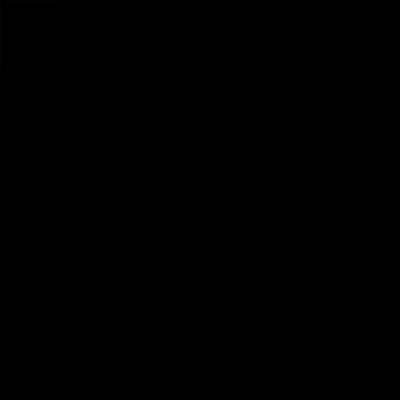
Frame 1 (no input)
Frame 60 (the mouse pressed at the canvas centre just before this capture): identical to frame 1, image omitted
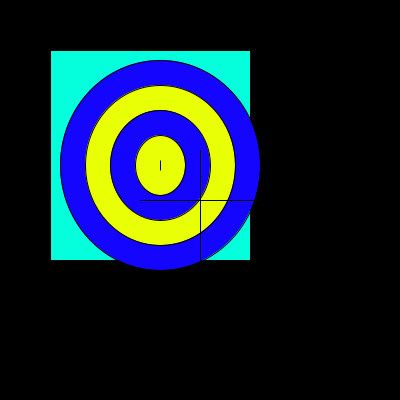
Frame 120 (the mouse held since frame 60 and released just before this capture)

The Processing sketch that drew these frames (run headless with seeded random() and noise(); from frame 60 on, the mouse is pressed at the canvas centre):

// Processing sketch: processing_154293
// ── processing_154293.pde

//Zack Shen zixuans
//copyright?

final int RING_WIDTH = 50;
int rectHeight = 300, rectWidth = 300;
int  diameter = 280;

void setup()
{
  size(400,400);
}
  
void draw()
{  
  background (0, 0, 0);
  float x = mouseX;
  float y = mouseY;
  float objWidth = (x/200)*y;
  float objHeight = y + 10;
  
  fill(5, 255, 220);
  rect(x - rectWidth/2, y - rectHeight/2, objWidth, objHeight);
  
  fill(20, 5, 255); 
  ellipseMode(CORNER);
  ellipse(x - diameter/2, y - diameter/2, objWidth, objHeight);
 
  fill(233,255,5); 
  ellipse(x - (diameter - RING_WIDTH)/2, y - (diameter - RING_WIDTH)/2, objWidth - RING_WIDTH, objHeight - RING_WIDTH);
  
  fill(20, 5, 255);
  ellipse(x - (diameter - RING_WIDTH*2)/2, y - (diameter - RING_WIDTH*2)/2, objWidth - RING_WIDTH*2, objHeight - RING_WIDTH*2);
  
  fill(233,255,5);
  ellipse(x - (diameter - RING_WIDTH*3)/2, y - (diameter - RING_WIDTH*3)/2, objWidth - RING_WIDTH*3, objHeight - RING_WIDTH*3);
  
  fill(20, 5, 255);
  ellipse(x - (diameter - RING_WIDTH*4)/2, y - (diameter - RING_WIDTH*4)/2, objWidth - RING_WIDTH*4, objHeight - RING_WIDTH*4);
  
  
  fill(250, 0 ,0);
  arc(x - 30/2, y - 30/2, objWidth - RING_WIDTH*5 , objHeight - RING_WIDTH*5, 0, radians(180));
  arc(x- 30/2, y - 30/2, objWidth - RING_WIDTH*5 , objHeight - RING_WIDTH*5, radians(180), radians(360));
  
  fill(0, 0, 0);
  stroke(4);
  line(objWidth - 60, y, objWidth + 60, y);
  line(x, objHeight - 60, x, objHeight + 60);
}
    
  
  


  


  
